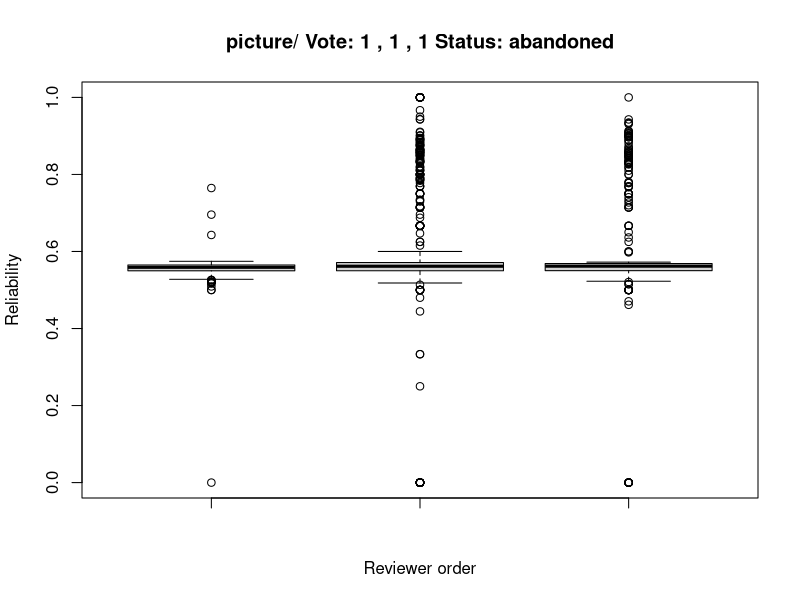
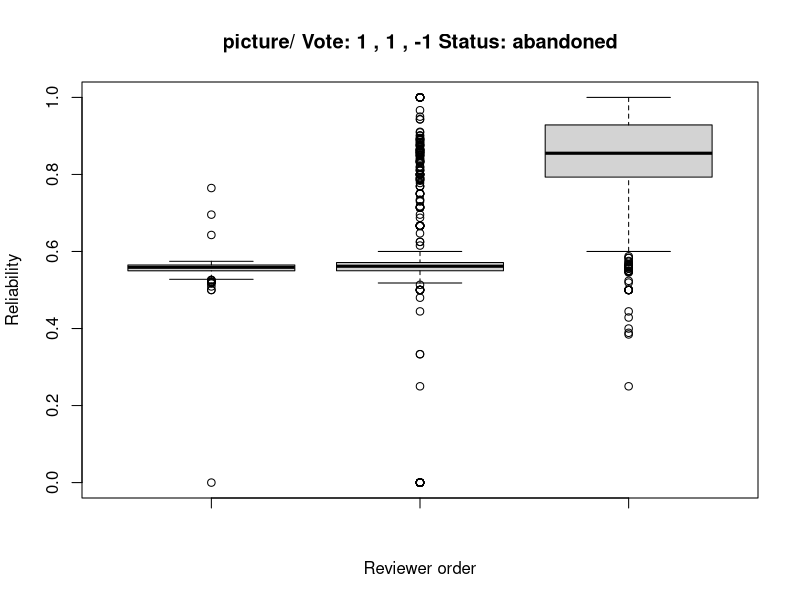
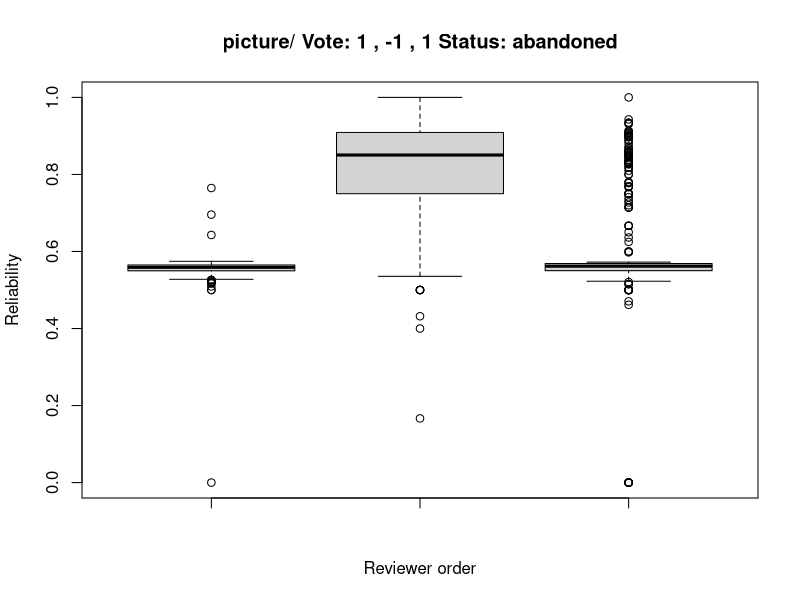
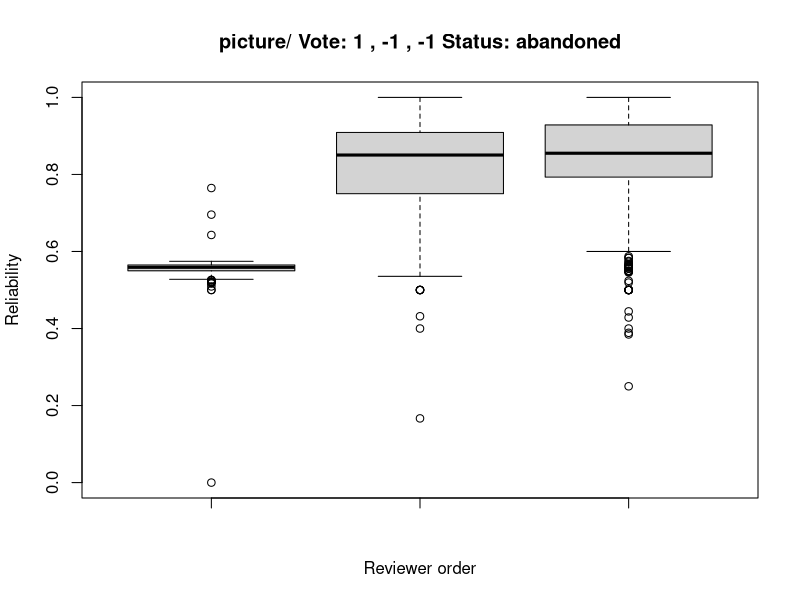
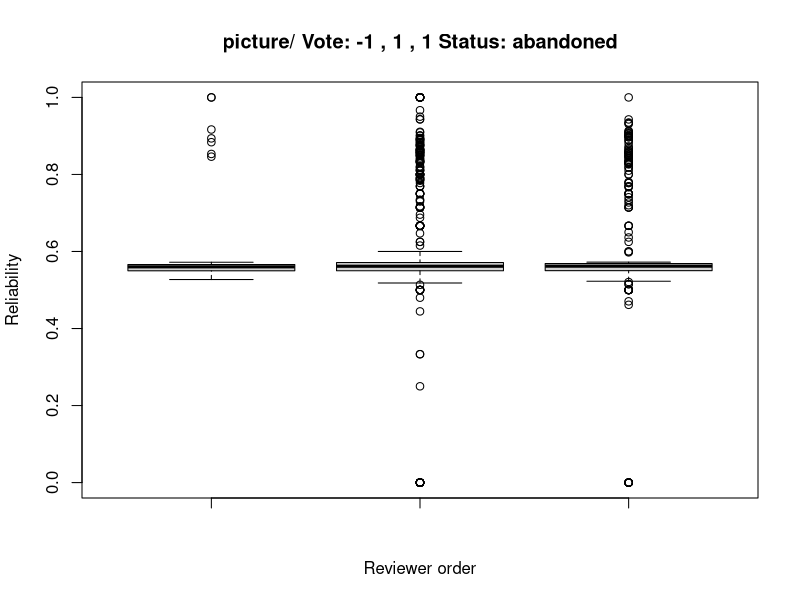
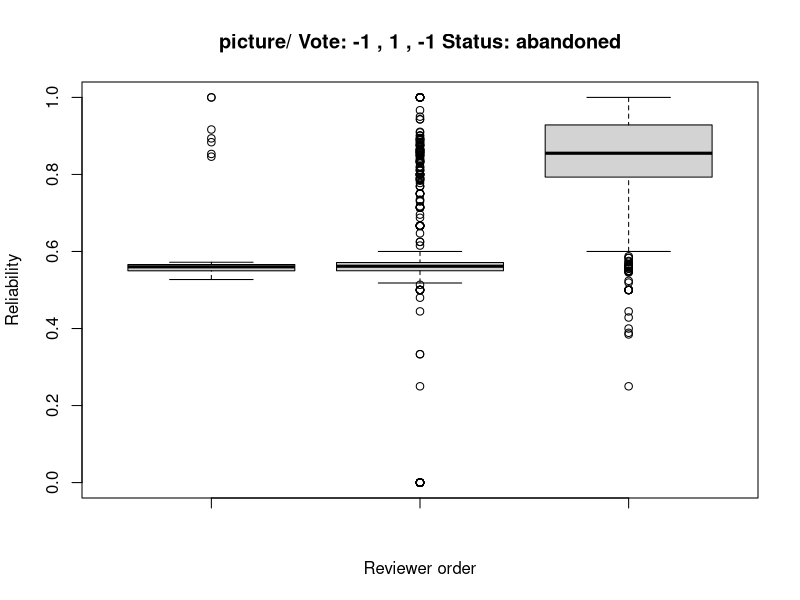
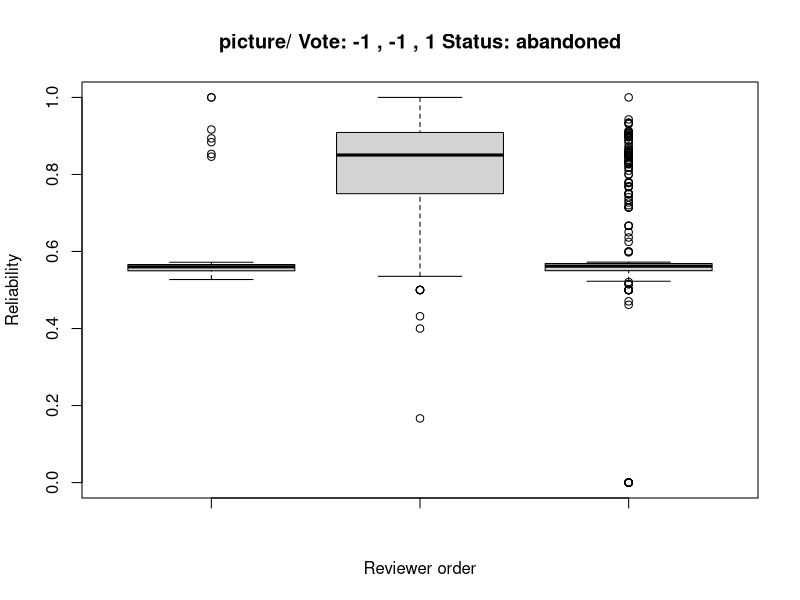
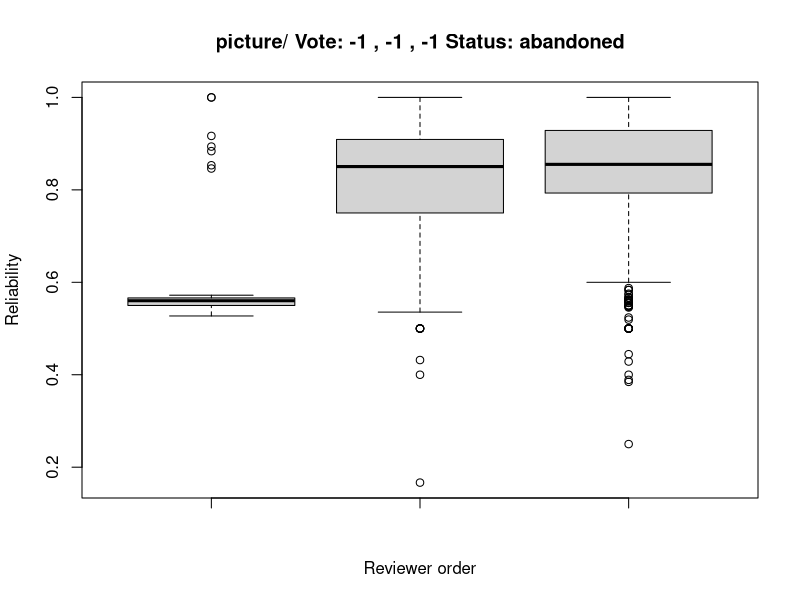

Here is the R script that generated these plots, in order:
########################
## SANER2015 RQ2
## @author:Yuki Ueda
## @createdOn:2015/10/20
########################


### Set data
num <- data.frame() # Init

# Input numOfPatchsets_2_Start10000-End70705_RQ2.csv for csv
num <- read.csv("R_sample/numOfPatchsets_3_Start10000-End70705_RQ2.csv"
                 ,sep=",", header=TRUE)

### number of patchset's voting(+1, -1) is 1
# index_l_m: vote is "like" and status is "merge"
# index_d_a: vote is "dislike" and status is abandoned
index_l_m <- list(data.frame(), data.frame(), data.frame())
index_d_m <- list(data.frame(), data.frame(), data.frame())
index_l_a <- list(data.frame(), data.frame(), data.frame())
index_d_a <- list(data.frame(), data.frame(), data.frame())

for(i in 1:nrow(num)){
  CIndex = num$CommentIndex[i]      # CommentIndex
  if(num$Status[i] == "merged"){  # status is merge
    if(num$VotingScore[i] == 1){      # vote is like
      index_l_m[[CIndex]] <- rbind(index_l_m[[CIndex]], num[i,])
    }else{                          # vote is dislike
      index_d_m[[CIndex]] <- rbind(index_d_m[[CIndex]], num[i,])
    }
  }else{                            # status is abandoned
    if(num$VotingScore[i] == 1){
      index_l_a[[CIndex]] <- rbind(index_l_a[[CIndex]], num[i,])
    }else{
      index_d_a[[CIndex]] <- rbind(index_d_a[[CIndex]], num[i,])
    }
  }
}

# Summarize the index
index_merge <- list(index_l_m, index_d_m)
index_abondone <- list(index_l_a, index_d_a)
index <- list(index_abondone, index_merge)

# Output to PDF file
for(i in index){
  for(j in i){ # first Comment
    value1 = j[[1]]$CurrentPar
    for(k in i){ # second Comment
      value2 = k[[2]]$CurrentPar
      for(l in i){ # third Comment
        value3 = l[[3]]$CurrentPar
        name = paste("Vote:", j[[1]]$VotingScore[1], ",", k[[2]]$VotingScore[1], ",", l[[3]]$VotingScore[1], "Status:", j[[1]]$Status[1])
        jpeg(paste(name,".jpg"))
        boxplot(value1, value2, value3, xlab="Reviewer order", ylab="Reliability", main=paste("picture/",name))
        summary(value1)
        summary(value2)
        summary(value3)
      }
    }
  }
}
